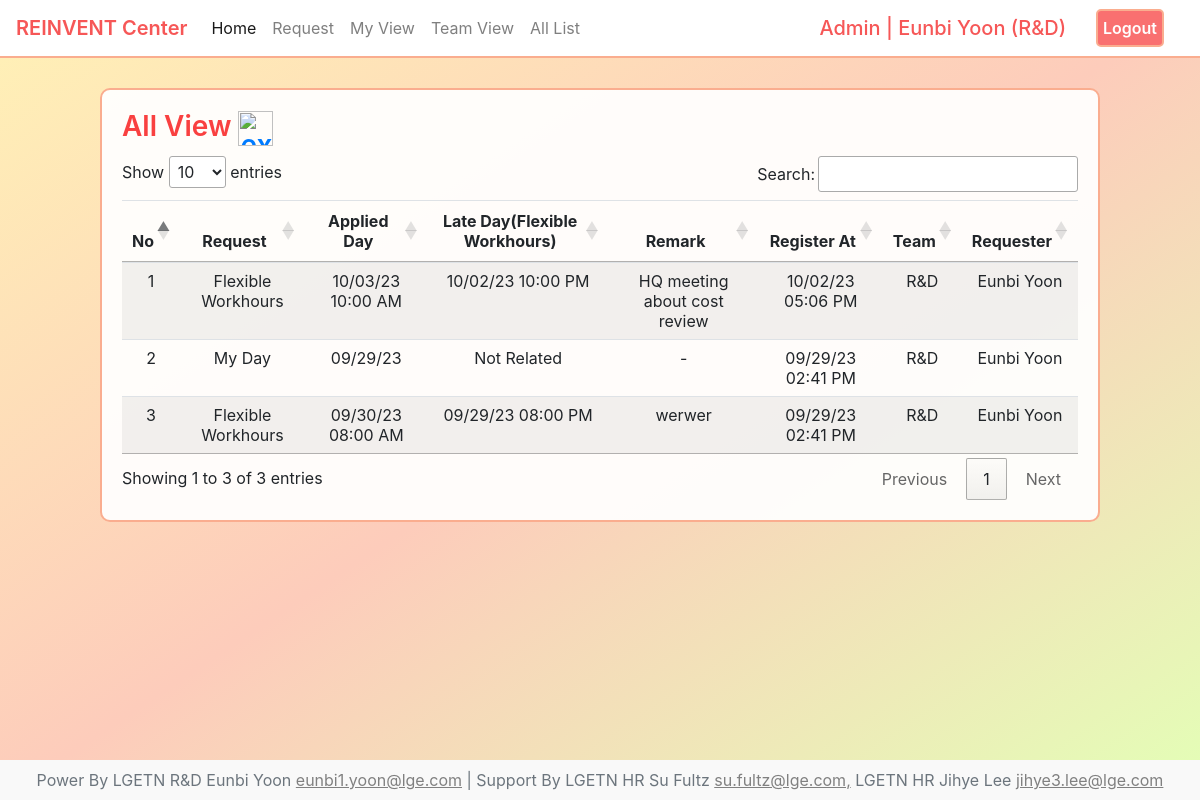
The page /reinvent/all (signed in) on the database its author committed.
### user/models.py (models this page shows, shortened)
class CustomUser(AbstractUser):
    first_name=models.CharField(max_length=30)
    last_name=models.CharField(max_length=30)
    team_at=models.ForeignKey(Team, on_delete=models.SET_NULL, null=True)
    email=models.EmailField(
        unique=True,
        validators=[
            RegexValidator(
                regex=r'^[a-zA-Z0-9._%+-]+@lge\.com$',
                message='Email address must end with lge.com'
            )
        ]
    )
    myday_credit=models.IntegerField(null=True, blank=True, default=1)

class Team(models.Model):
    team_name=models.CharField(max_length=50)
    team_manager=models.CharField(max_length=50)
    manager_email=models.EmailField(
        unique=True,
        validators=[
            RegexValidator(
                regex=r'^[a-zA-Z0-9._%+-]+@lge\.com$',
                message='Email address must end with lge.com'
            )
    ])
    def __str__(self):
        return self.team_name

### reinvent/models.py (models this page shows)
class ReinventData(models.Model):
    program=models.CharField(max_length=100, null=False, blank=False)
    late_day=models.CharField(max_length=100, null=True, blank=True)
    applied_day=models.CharField(max_length=100, null=False, blank=False)
    remark=models.TextField(null=True, blank=True, max_length=76)
    user=models.ForeignKey(CustomUser, on_delete=models.CASCADE)
    request_at=models.DateTimeField(auto_now_add=True)

### reinvent/views.py (the view)
# urls.py: path('all',RallView, name='Rall_url'),
@login_required
def RallView(request):
    reinvent_alllist=ReinventData.objects.all().order_by('-id')
    context={
        'reinvent_alllist':reinvent_alllist
    }
    return render(request, 're_all.html', context)

### reinvent/templates/re_all.html (shortened to what this page needs)
{% extends 're_base.html' %}
{% block list %}
{% load static %}
<link rel="stylesheet" href="https://cdn.datatables.net/1.13.6/css/jquery.dataTables.min.css">
<div class="list-table">
    <h3 class="list-title">All View <a href="{% url 'Rallexcel_url' %}"><img width="35" height="35" src="https://img.icons8.com/material-outlined/35/f94040/export-excel.png" alt="export-excel"/></a></h3>
    <table class="table table-striped" id="dataTable">
        <thead>
            <tr>
                <th>No</th>
                <th>Request</th>
                <th>Applied Day</th>
                <th>Late Day(Flexible Workhours)</th>
                <th>Remark</th>
                <th>Register At</th>
                <th>Team</th>
                <th>Requester</th>
            </tr>
        </thead>
        <tbody>
            {% for reinvent in reinvent_alllist %}
            <tr>
                <td>1</td>
                <td>{{ reinvent.program }}</td>
                <td>{{ reinvent.applied_day }}</td>
                {% if reinvent.late_day %}
                    <td>{{ reinvent.late_day }}</td>
                {% else %}
                    <td>Not Related</td>
                {% endif %}
                {% if reinvent.remark %}
                    <td class="remark">{{ reinvent.remark }}</td>
                {% else %}
                    <td>-</td>
                {% endif %}
                <td>{{ reinvent.request_at|date:"m/d/y h:i A" }}</td>
                <td>{{ reinvent.user.team_at }}</td>
                <td>{{ reinvent.user.first_name }} {{ reinvent.user.last_name }}</td>
            </tr>
            {% endfor %}
        </tbody>
    </table>
</div>
{% endblock %}

### reinvent/templates/re_base.html (shortened to what this page needs)
<div class="reinvent-background">
    {% extends 'base.html' %}
    {% block nav %}
        {% load static %}
        <link rel="stylesheet" href="{% static 'css/home3.css' %}">
        <link rel="stylesheet" href="{% static 'css/reinvent2.css' %}">
        <nav class="navbar navbar-expand-lg navbar-light main-navbar" style="color:white!important">
            <a class="navbar-brand" href="{% url 'reinventhome_url' %}">REINVENT Center</a>
            <div class="collapse navbar-collapse" id="navbarColor02">
                <ul class="navbar-nav mr-auto">
                <li class="nav-item active">
                    <a class="nav-link" href="{% url 'home_url' %}">Home</a>
                </li>
                <li class="nav-item">
                    <a class="nav-link" href="{% url 'Rrequest_url' %}">Request</a>
                </li>
                <li class="nav-item">
                    <a class="nav-link" href="{% url 'Rmy_url' %}">My View</a>
                </li>
                <li class="nav-item">
                    <a class="nav-link" href="{% url 'Rteam_url' %}">Team View</a>
                </li>
                {% if user.is_superuser %}
                    <li class="nav-item">
                        <a class="nav-link" href="{% url 'Rall_url' %}">All List</a>
                    </li>
                {% endif %}
            </ul>
            <form class="form-inline" style="margin:0;">
            {% if user.is_authenticated %}
                {% if user.is_superuser %}
                <h5>Admin | {{user.first_name }} {{user.last_name}} ({{user.team_at}})</h5>
                <a href="{% url 'logout_url' %}">Logout</a>
                {% else %}
                <h5>User | {{user.first_name }} {{user.last_name}} ({{user.team_at}})</h5>
                <a href="{% url 'logout_url' %}">Logout</a>
                {% endif %}
            {% else %}
                <h5>Login Here</h5>
                <a href="{% url 'login_url' %}">Login</a>
            {% endif %}
            </form>
            </div>
        </nav>
    {% endblock %}
    {% block footer %}
        <div class="text-center p-2" style="background-color: rgba(0, 0, 0, 0.025); padding:0">
            Power By LGETN R&D Eunbi Yoon
        <a style="text-decoration:underline; color:grey" href="mailto : eunbi1.yoon@lge.com">eunbi1.yoon@lge.com</a>
            | Support By LGETN HR Su Fultz
            <a style="text-decoration:underline; color:grey" href="mailto : su.fultz@lge.com">su.fultz@lge.com,</a>
            LGETN HR Jihye Lee
            <a style="text-decoration:underline; color:grey" href="mailto : jihye3.lee@lge.com">jihye3.lee@lge.com</a>
      </div>
    {% endblock %}

### static/css/home3.css (style rules this page uses)
.reinvent-background { background-image: linear-gradient(to bottom right, #fff2b6,#FDCCBB,#e3ffb6) !important; height: 100%; }

### static/css/reinvent2.css (style rules this page uses)
#dataTable { width: 100% !important; }
nav { background-color: white; border-bottom:2px solid #faad8f; color:#faad8f; }
nav ul { text-align: right; }
nav .navbar-brand { color:#f65757 !important; font-weight: 600; }
nav form h5 { color:#f65757; margin:0; text-transform: capitalize; }
nav form a { background-color:#f97070; color:white; font-weight: 600; margin:0 20px 0 30px; border:2px solid #faad8f; border-radius: 5px; padding:5px; }
.list-table { background-color: rgba(255, 255, 255, 0.932); margin-top:30px; border-radius: 10px; padding:20px; border: 2px solid #faad8f; }
.list-table .list-title { margin-bottom: 10px; color:#f94040 !important; font-weight: 600 !important; text-align: left; position: relative; }
.list-table .list-title a { margin:0; padding:0; border:none }
.list-table table { background-color: transparent !important; white-space: normal; text-align: center; }
.list-table table thead th { text-align: center !important; }
td { vertical-align: center !important; text-align: center !important; }

### rows shown on the page
CustomUser: first_name "Eunbi", last_name "Yoon", team_at "R&D"
ReinventData: program "Flexible Workhours", applied_day "10/03/23 10:00 AM", late_day "10/02/23 10:00 PM", remark "HQ meeting about cost review", request_at "10/02/23 05:06 PM", user.team_at "R&D", user.first_name "Eunbi", user.last_name "Yoon"
ReinventData: program "My Day", applied_day "09/29/23", shows "Not Related", request_at "09/29/23 02:41 PM", user.team_at "R&D", user.first_name "Eunbi", user.last_name "Yoon"
ReinventData: program "Flexible Workhours", applied_day "09/30/23 08:00 AM", late_day "09/29/23 08:00 PM", remark "werwer", request_at "09/29/23 02:41 PM", user.team_at "R&D", user.first_name "Eunbi", user.last_name "Yoon"
